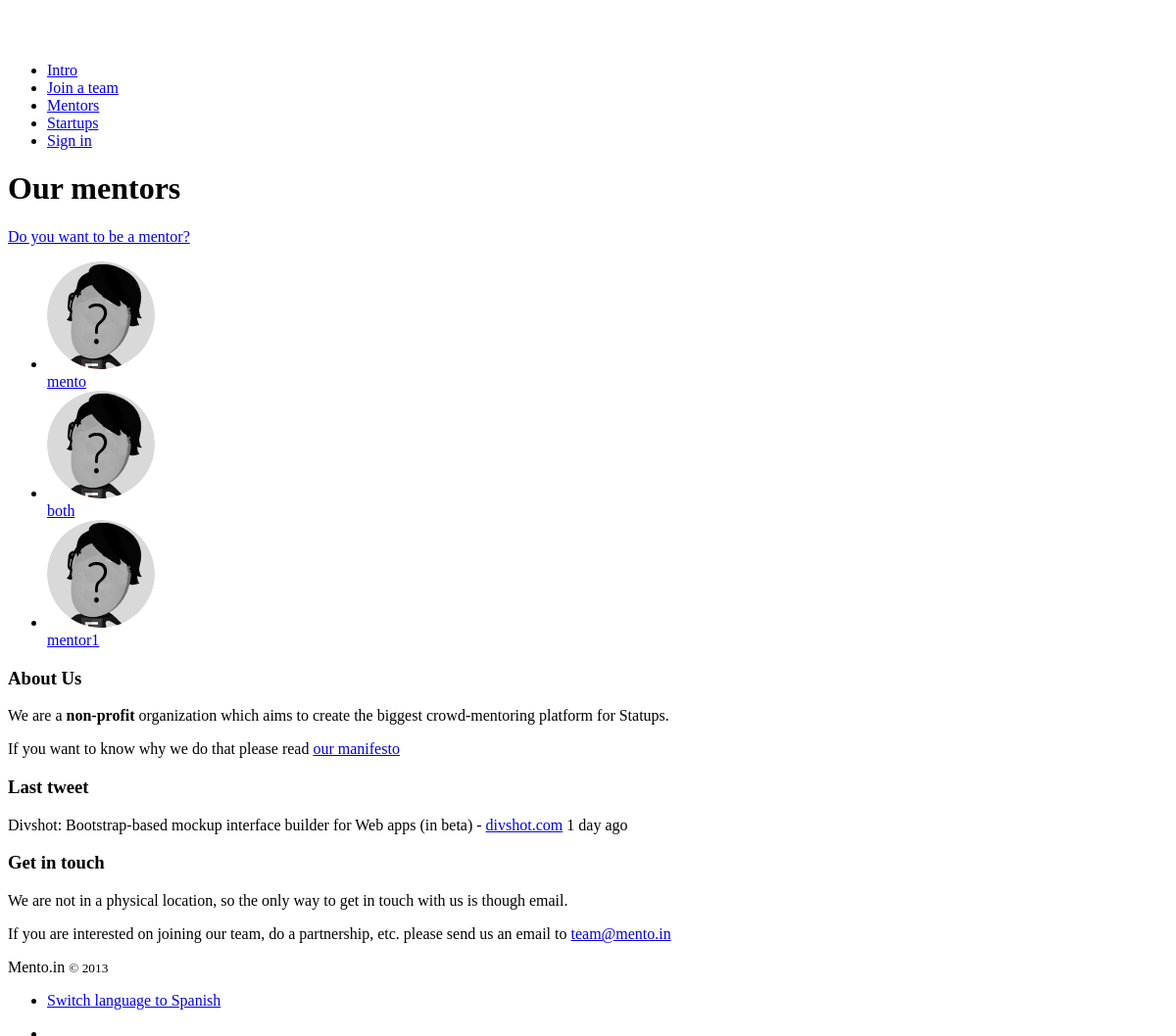
Before: /mentors/ with the older database file.
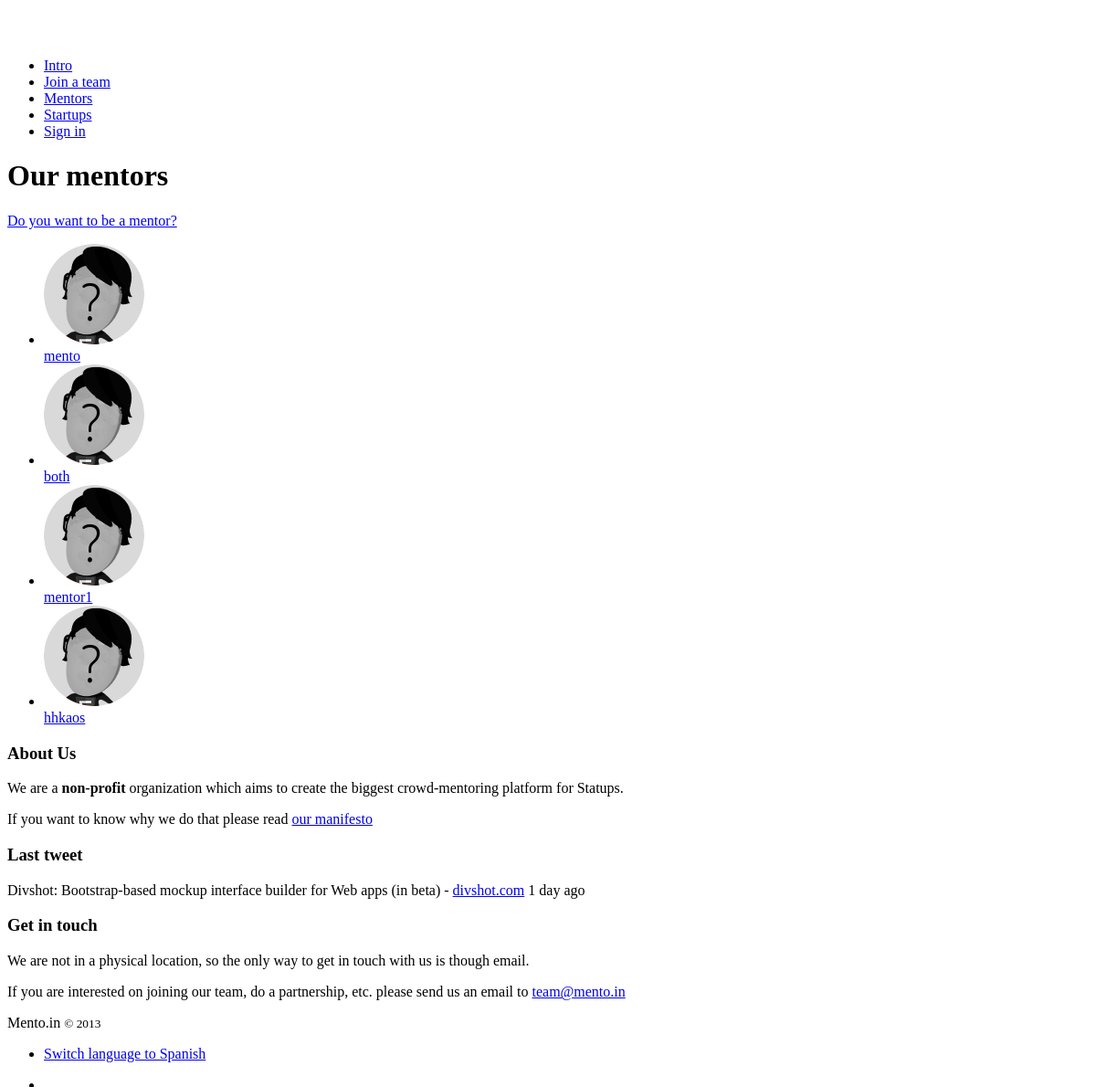
After: the same page with the newer database file.
### mentors/models.py (models this page shows)
class Mentor(models.Model):
    person = models.OneToOneField(Person)
    business_strategy = models.BooleanField()
    design = models.BooleanField()
    technology = models.BooleanField()
    marketing_sales = models.BooleanField()
    legal = models.BooleanField()
    human_resources = models.BooleanField()
    others_areas = models.CharField(max_length=100)

### people/models.py (models this page shows)
class Person(models.Model):
    user = models.OneToOneField(User)
    avatar = models.ImageField(upload_to="avatars/people")
    description = models.TextField()
    country = models.CharField(max_length=100)
    city = models.CharField(max_length=100)
    twitter_user = models.CharField(max_length=50, blank=True)
    linkedin_profile = models.URLField(blank=True)
    others_social_profiles = models.TextField(blank=True)
    why = models.TextField()
    english = models.BooleanField(blank=True)
    spanish = models.BooleanField(blank=True)
    others_languages = models.CharField(max_length=100, blank=True)
    def is_mentor(self):
        """Check if this Person is a mentor."""
        try:
            self.mentor
            return True
        except:
            return False
    is_mentor.boolean = True
    def is_entrepreneur(self):
        """Check if this Person is an entrepreneur."""
        try:
            self.entrepreneur
            return True
        except:
            return False
    is_entrepreneur.boolean = True

### mentors/views.py (the view)
# urls.py: url(r'$', 'entrepreneurs.views.list', name="entrepreneurs_list"),
def list(request):
    mentors = Mentor.objects.all()[:MENTOR_LIST_SIZE]
    return render_to_response("mentors/list.html",
        {
            "mentors": mentors,
        },
        context_instance=RequestContext(request)
    )

### templates/mentors/list.html
{% extends "base.html" %}
{% load i18n %}
{% block body-class %}class="portfolio1"{% endblock %}
{% block content %}
  <div class="container">
    <h1 class="onleft">Our mentors</h1>
    {% if not user.person.is_mentor %}
      <a href="{% url "mentors_create" %}" class="btn large shaded onright margin-top">Do you want to be a mentor?</a>
    {% endif %}
    <div class="row">
        <div class="span12">
          <ul class="inline-list">
            {% for mentor in mentors %}
              <li>
                <a href="{% url "mentors_profile" mentor.person.user.username %}">
                  <img src="{% if e.person.avatar %}{{STATIC_URL}}{{mentor.person.avatar}}{% else %}{{STATIC_URL}}images/icons/guest.png{% endif %}"><br>
                {{ mentor.person.user.username }}
                </a>
              </li>
            {% endfor %}
          </ul>
        </div>
      </div>
  </div>
{% endblock %}

Changed rows visible on the page:
added Mentor: person.user.username "hhkaos"
